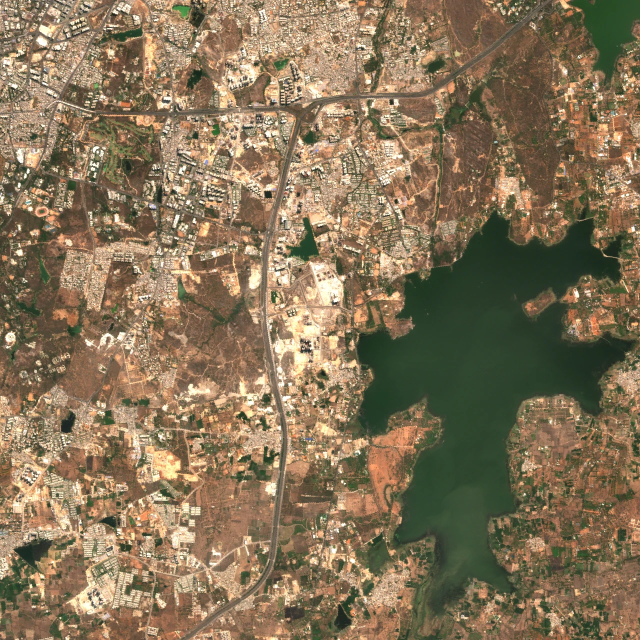
#> input picture dist/assets/geography/kokapet-color.webp, 1280 x 1280 px (shown at 1/2 size)
$ python prepare_imagery_tiles.py
#> lines starting #> are read from the running program, lines starting #| are printed output that depends on the picture
"""Partition the registered, 10 m Copernicus crop for progressive, offline-safe display."""
import json
import math
from pathlib import Path
from PIL import Image, ImageTransform

folder = Path(__file__).resolve().parents[1] / 'dist/assets/geography'
output = folder / 'sentinel'
output.mkdir(exist_ok=True)
with Image.open(folder / 'kokapet-color.webp') as source:
#> source is the input picture: PIL image 1280x1280 RGB; mean R, G, B 134, 115.7, 87.9
    assert source.size == (1280, 1280)
    source.resize((320, 320), Image.Resampling.LANCZOS).save(output / 'overview.webp', quality=87)
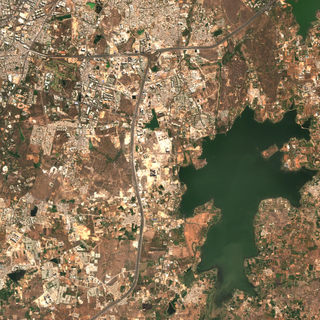
#> saved as overview.webp: PIL image 320x320 RGB; mean R, G, B 133.9, 115.7, 87.9
    for row in range(5):
        for column in range(5):
            # Include a one-pixel gutter from adjacent source pixels for linear filtering.
            left, top = column * 256, row * 256
            tile = Image.new('RGB', (258, 258))
            for x in range(258):
                sx = min(1279, max(0, left + x - 1))
                tile.paste(source.crop((sx, top, sx + 1, top + 256)), (x, 1))
                tile.putpixel((x, 0), source.getpixel((sx, max(0, top - 1))))
                tile.putpixel((x, 257), source.getpixel((sx, min(1279, top + 256))))
            tile.save(output / f'{row}-{column}.webp', lossless=True, method=5)
#> this loop made 5 passes
#> pass 1, `tile.save(output / f'{row}-{column}.webp', lossless=True, method=5)`:
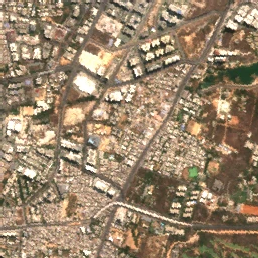
#> saved as 0-0.webp: PIL image 258x258 RGB; mean R, G, B 152.3, 132.2, 107.1
#> pass 1, `tile.save(output / f'{row}-{column}.webp', lossless=True, method=5)`:
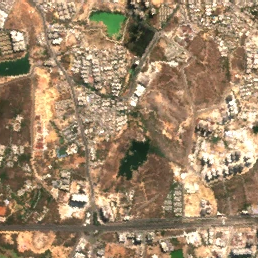
#> saved as 0-1.webp: PIL image 258x258 RGB; mean R, G, B 159.1, 134.7, 105.8
#> pass 1, `tile.save(output / f'{row}-{column}.webp', lossless=True, method=5)`:
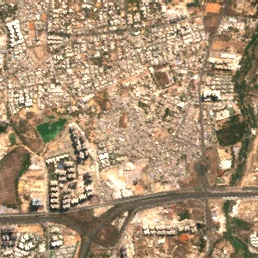
#> saved as 0-2.webp: PIL image 258x258 RGB; mean R, G, B 170.8, 146, 116.5
#> pass 1, `tile.save(output / f'{row}-{column}.webp', lossless=True, method=5)`:
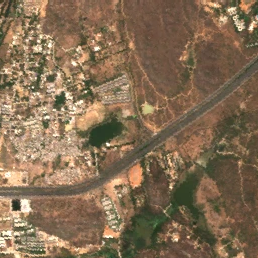
#> saved as 0-3.webp: PIL image 258x258 RGB; mean R, G, B 132.6, 109.4, 83.4
#> after the loop:
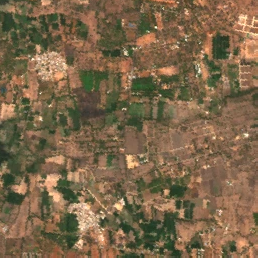
#> tile: PIL image 258x258 RGB; mean R, G, B 123.4, 101.8, 73.8

# The local 10 m crop ends at 6.4 km. Sample the separately registered regional
# image at 32 m only for the DEM ring reaching 7.168 km per axis.
root = folder.parents[1]
#> (the run stopped early here; a loop or call above may not have finished)
